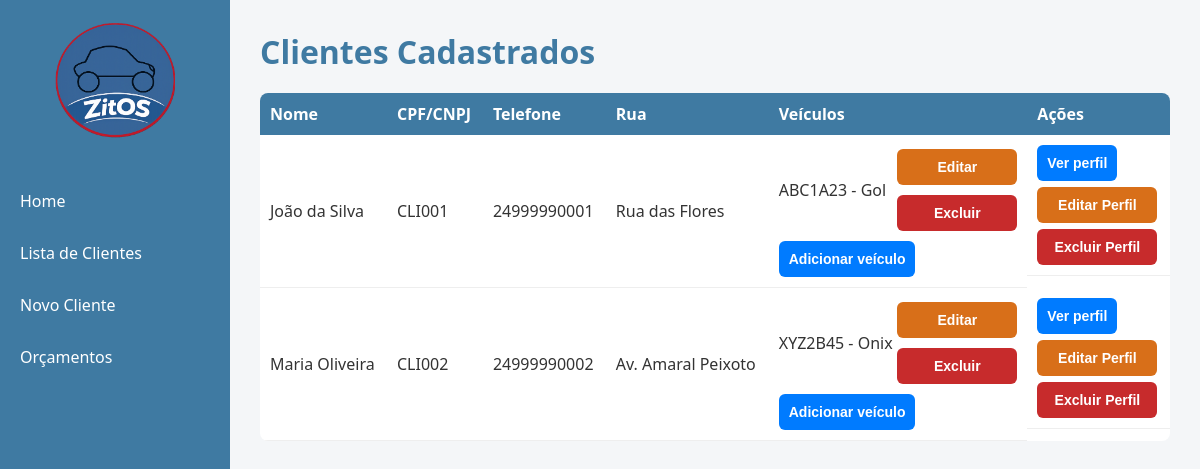
Before: /clientes with the older database file.
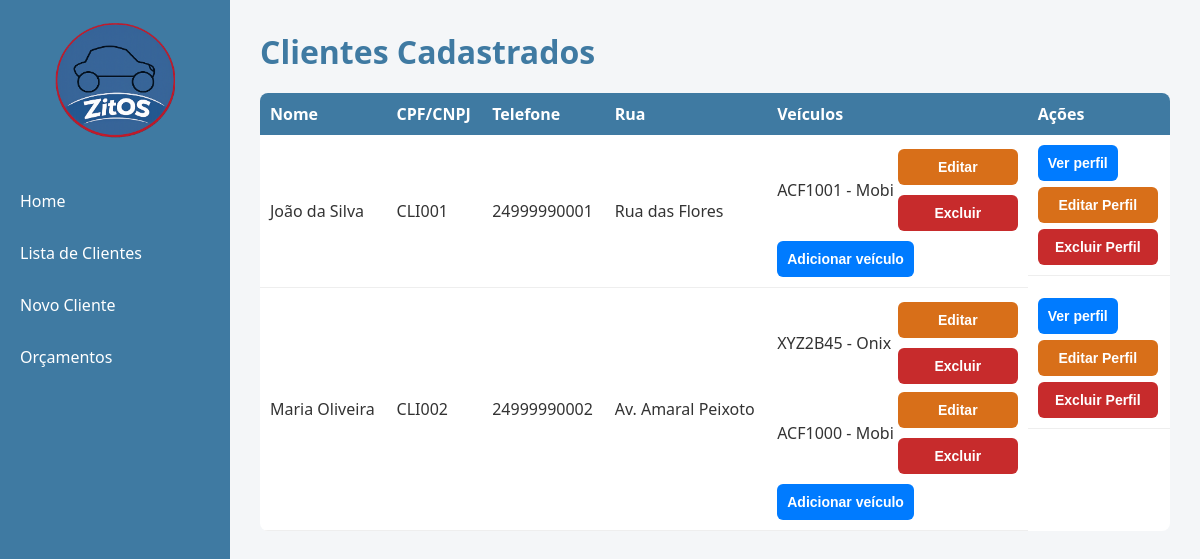
After: the same page with the newer database file.
### app/models.py (models this page shows)
class Cliente(db.Model):
    __tablename__ = "clientes"
    id_cliente = db.Column(db.Integer, primary_key=True, autoincrement=True)
    cod_cliente = db.Column(db.String(20), unique=True, nullable=False)
    nome = db.Column(db.String(120), nullable=False)
    telefones = db.relationship("TelefoneCliente", backref="cliente", lazy=True, cascade="all, delete-orphan")
    enderecos = db.relationship("EnderecoCliente", backref="cliente", lazy=True, cascade="all, delete-orphan")
    veiculos = db.relationship("Veiculo", backref="cliente", lazy=True, cascade="all, delete-orphan")

class TelefoneCliente(db.Model):
    __tablename__ = "telefones_cliente"
    id_telefone = db.Column(db.Integer, primary_key=True, autoincrement=True)
    id_cliente = db.Column(db.Integer, db.ForeignKey("clientes.id_cliente"), nullable=False)
    telefone = db.Column(db.String(20), nullable=False)

class EnderecoCliente(db.Model):
    __tablename__ = "enderecos_cliente"
    id_endereco = db.Column(db.Integer, primary_key=True, autoincrement=True)
    id_cliente = db.Column(db.Integer, db.ForeignKey("clientes.id_cliente"), nullable=False)
    rua = db.Column(db.String(150))
    numero = db.Column(db.String(10))
    bairro = db.Column(db.String(100))
    cidade = db.Column(db.String(100))
    estado = db.Column(db.String(2))
    cep = db.Column(db.String(8))
    complemento = db.Column(db.String(100))

class Veiculo(db.Model):
    __tablename__ = "veiculos"
    id_veiculo = db.Column(db.Integer, primary_key=True, autoincrement=True)
    id_cliente = db.Column(db.Integer, db.ForeignKey("clientes.id_cliente"), nullable=False)
    placa = db.Column(db.String(7), unique=True, nullable=False)
    marca = db.Column(db.String(50), nullable=False)
    modelo = db.Column(db.String(80), nullable=False)
    ano = db.Column(db.Integer)
    cor = db.Column(db.String(30))
    orcamentos = db.relationship("Orcamento", backref="veiculo", lazy=True)

### app/routes.py (the view)
@main.route("/clientes")
def listar_clientes():
    clientes = Cliente.query.filter(~Cliente.nome.ilike("%Descadastrado%")).all()
    return render_template(
        "lista_clientes.html",
        clientes=clientes
    )

### templates/lista_clientes.html (shortened to what this page needs)
{% extends "base.html" %}
{% block page_title %}
Clientes Cadastrados
{% endblock %}
{% block content %}
<div class="card table-container">
    <table class="table-clientes">
        <thead>
            <tr>
                <th>Nome</th>
                <th>CPF/CNPJ</th>
                <th>Telefone</th>
                <th>Rua</th>
                <th>Veículos</th>
                <th>Ações</th>
            </tr>
        </thead>
        <tbody>
        {% for cliente in clientes %}
        <tr>
            <td>{{ cliente.nome }}</td>
            <td>{{ cliente.cod_cliente }}</td>
            <td>
                {{ cliente.telefones[0].telefone if cliente.telefones else "Não cadastrado" }}
            </td>
            <td>
                {{ cliente.enderecos[0].rua if cliente.enderecos else "Não cadastrada" }}
            </td>
            <td>
                {% if cliente.veiculos %}
                <ul class="lista-veiculos">
                    {% for veiculo in cliente.veiculos if 'descadastrado' not in veiculo.placa.lower() %}
                    <li class="veiculo-item">
                        <span class="veiculo-info">
                            {{ veiculo.placa.upper() }} - {{ veiculo.modelo }}
                        </span>
                        <div class="veiculo-acoes">
                            <a href="{{ url_for('main.editar_veiculo', id_veiculo=veiculo.id_veiculo) }}">
                                <button class="btn-edit">Editar</button>
                            </a>
                            <form action="{{ url_for('main.deletar_veiculo', id_veiculo=veiculo.id_veiculo) }}"
                                  method="post">
                                <button type="submit"
                                        class="btn-delete"
                                        onclick="return confirm('Excluir veículo?');">
                                    Excluir
                                </button>
                            </form>
                        </div>
                    </li>
                    {% endfor %}
                </ul>
                {% else %}
                Nenhum veículo
                {% endif %}
                <div class="add-veiculo">
                    <a href="{{ url_for('main.novo_veiculo', id_cliente=cliente.id_cliente) }}">
                        <button class="btn-primary">Adicionar veículo</button>
                    </a>
                </div>
            </td>
            <td class="cliente-acoes">
                <a href="{{ url_for('main.perfil_cliente', id_cliente=cliente.id_cliente) }}">
                    <button class="btn-primary">Ver perfil</button>
                </a>
                <a href="{{ url_for('main.editar_cliente', id_cliente=cliente.id_cliente) }}">
                    <button class="btn-edit">Editar Perfil</button>
                </a>
                <form action="{{ url_for('main.deletar_cliente', id_cliente=cliente.id_cliente) }}"
                      method="post">
                    <button type="submit"
                            class="btn-delete"
                            onclick="return confirm('Tem certeza que deseja excluir este cliente?');">
                        Excluir Perfil
                    </button>
                </form>
            </td>
        </tr>
        {% endfor %}
        </tbody>
    </table>
</div>
{% endblock %}

Changed rows visible on the page:
changed Cliente "João da Silva": loses Veiculo (placa "ABC1A23", modelo "Gol")
added Veiculo: placa "ACF1001", modelo "Mobi", shown under Cliente "João da Silva"
added Veiculo: placa "ACF1000", modelo "Mobi", shown under Cliente "Maria Oliveira"
